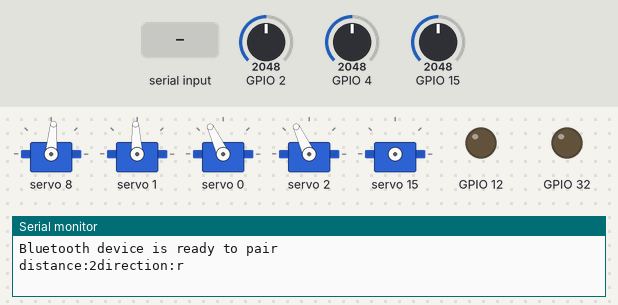
The sketch below on a simulated ESP32. On the bench: 5 × servo, output pins drawn as LEDs (lit = HIGH), the last lines printed to the serial monitor. The test bench sets the inputs (shaded band); at power-on: GPIO 2 = 2048, GPIO 4 = 2048, GPIO 15 = 2048. Nothing arrives over Bluetooth unless stated.

Above: at 5.0 s.
5.1 s: "r,45\n" received over the second serial link
At 7.3 s:
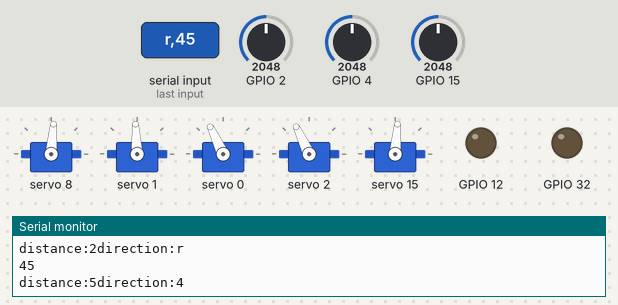
8.1 s: GPIO 2 set to 1228
At 9.7 s:
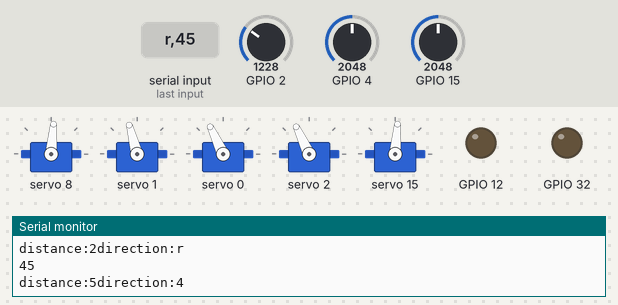
11.1 s: GPIO 4 set to 1599
At 12.6 s:
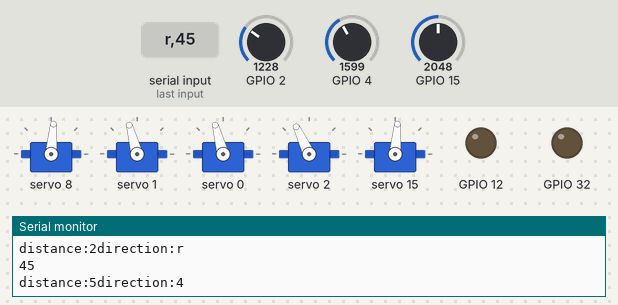
12.9 s: GPIO 4 set to 1500
At 13.7 s:
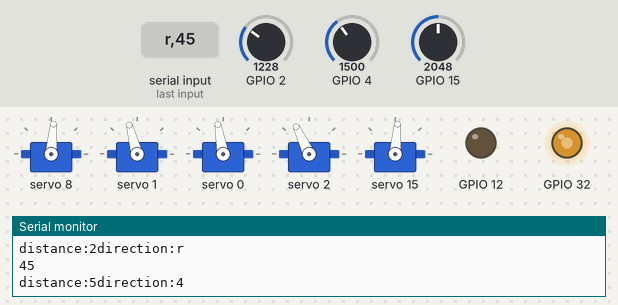
14.7 s: GPIO 15 set to 491
At 16.0 s:
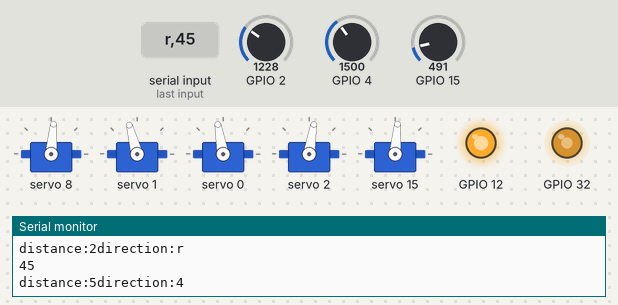
16.3 s: GPIO 4 set to 760
At 16.7 s:
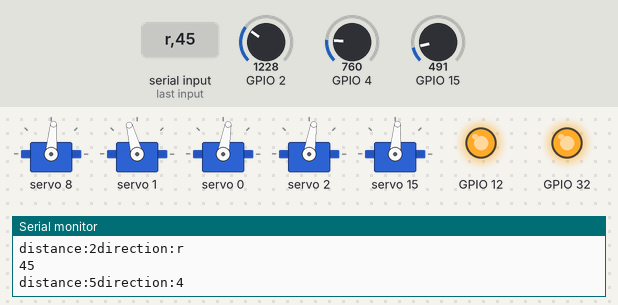
Timing chart, 0 to 18.9 s (numbered marks = the images above; inputs shaded):
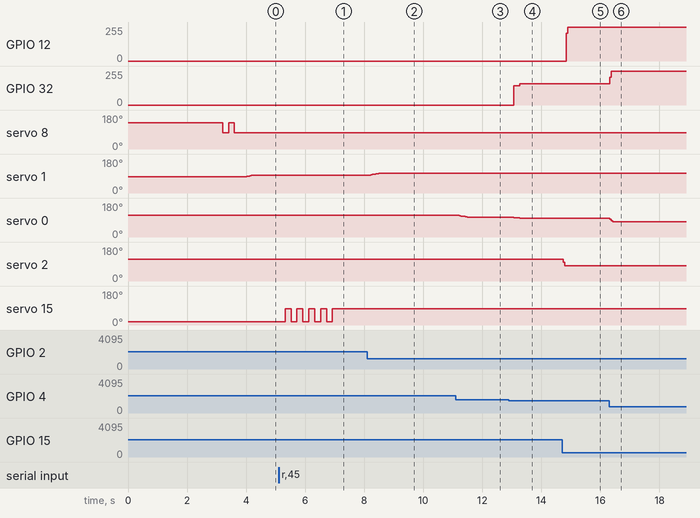

Measured:
- the behaviour switches between 1557 and 1556 on GPIO 4 (found by bisection; images 3 and 4)
- after the input at 5.1 s, servo 15: alternates 85° for 0.20 s and 16° for 0.20 s, 9 changes in all, then stays 85°, starting after 0.22 s
- after the input at 8.1 s, servo 1: 93° → 105° at once
- after the input at 11.1 s, servo 0: 115° → 111° after 0.12 s, → 105° 0.16 s later
- after the input at 12.9 s, GPIO 32: 0/255 → 145/255 after 0.16 s, → 161/255 0.21 s later; servo 0: 105° → 102° after 0.16 s, → 100° 0.21 s later
- after the input at 14.7 s, GPIO 12: 0/255 → 255/255 after 0.14 s; servo 2: 115° → 81° at once
- after the input at 16.3 s, GPIO 32: 161/255 → 255/255 at once; servo 0: 100° → 80° at once

The sketch:

ESP32-Calhacks.ino
```cpp
#include <Wire.h>
#include <Adafruit_PWMServoDriver.h>
#include "BluetoothSerial.h" // Bluetooth Serial library for ESP32
#include "sensorServo.cpp"

BluetoothSerial SerialBT;     // Create a Bluetooth Serial object

Adafruit_PWMServoDriver board = Adafruit_PWMServoDriver(0x40);

#define SERVOMIN  125 // Minimum pulse length count (out of 4096)
#define SERVOMAX  575 // Maximum pulse length count (out of 4096)


#define pulseCycle 2000
#define shortPulse 900
#define longPulse 2100

#define minWalkHeight 1
#define maxWalkHeight 17

#define minStepHeight 22
#define maxStepHeight 30

#define minForward  6
#define maxForward  60

#define leftServo 15
 #define rightServo 8

String readBluetoothData() {
  String data = "";
  while (SerialBT.available()) {
    char c = SerialBT.read();
    if (c == '\n') break;  // Stop reading if newline is received
    data += c;
  }
  return data;
}


int servoArchMin = 90;

int servoArchMax = 120;
//sensorPin, hapticPin, board, minValue, maxValue, minDistance, maxDistance, direction
SensorHaptic servoToe = SensorHaptic(2, 1, &board, 90, 135, minForward, maxForward, 1);

SensorHaptic servoArch = SensorHaptic(4, 0, &board, 85, 120, minWalkHeight, maxWalkHeight, -1);
SensorHaptic servoHeel = SensorHaptic(15, 2, &board, 86, 120, minWalkHeight, maxWalkHeight, -1);

SensorHaptic hapticArch = SensorHaptic(4, 32, NULL, 130, 255, minStepHeight, maxStepHeight, 1);
SensorHaptic hapticHeel = SensorHaptic(15, 12, NULL, 135, 255, minStepHeight, maxStepHeight, 1);

//int testServo = 8;

int angleToPulse(int ang) {
 return map(ang, 0, 180, SERVOMIN, SERVOMAX); // Map angle (0-180) to pulse (SERVOMIN-SERVOMAX)
}

String parseDirections(String directions){
  String answer = "";
  String number = "";
  directions.toLowerCase();

  if(directions.indexOf("right") != -1){
    answer += "r";
  }
  else if(directions.indexOf("left") != -1){
    answer += "l";
  }
  bool foundNumber = false;
  for(int i = 0; i< directions.length();++i){
    if(isDigit(directions[i])){
      foundNumber = true;
      number += directions[i];
    }
    else if (foundNumber){
      break;
    }
  }
  return answer + number;
}

  void parseGps(String value){
    int servo = rightServo;
    int angle;
    char direction = value[0];
    int distance  = value.substring(1, value.length()).toInt();
    //int flip = 1;
 Serial.print("distance:");
            Serial.print(distance);
            Serial.print("direction:");
            Serial.println(direction);
    if(direction == 'r'){
      angle = 145;
    }
    else{
      servo = leftServo;
      angle = 20;
    }

    for(int i = 0; i < distance; ++i){
      int pulse = map(angle,0,180,SERVOMIN,SERVOMAX);

        board.setPWM(servo, 0, pulse);
        delay(200);
        board.setPWM(servo, 0, map(90,0,180,SERVOMIN,SERVOMAX));
        delay(200);
    }

  }


void setup() {
  Serial.begin(115200);

  SerialBT.begin("ESP32_ServoControl"); // Bluetooth name you will see when connecting
  Serial.println("Bluetooth device is ready to pair");

  board.begin();
  board.setPWMFreq(60); // Set the frequency to 60 Hz for the servos


  // calibrate sensorServos
  servoHeel.calibrate();
  servoArch.calibrate();
  hapticHeel.calibrate();

  parseGps("r2");

}

void loop() {
  // Check if data is available from the Bluetooth client
  if (SerialBT.available()) {
    String received = readBluetoothData();  // Call function to read the data safely
    if (received.length() > 0) {
       //Serial.println("Received: " + received);
        Serial.println(parseDirections(received));
        parseGps(parseDirections(received));

        received = "";


      // board.setPWM(testServo, 0, pulse);


    }
  }
  // int distance_cm = servoToe.readSensor();
  // if (distance_cm < 90){
  //   int ang = 0;
  //   ang = map(ang, 0, 180, servoArchMin, servoArchMax);
  //   int pulse = angleToPulse(ang);
  //   board.setPWM(2, 0, pulse);
  // }

 servoToe.update();
 servoArch.update();
 hapticArch.update(true);
 servoHeel.update();
 hapticHeel.update(true);

 delay(50);  // Short delay to avoid flooding the serial output
}
```

sensorServo.cpp
```cpp
#include <Wire.h>
#include <Adafruit_PWMServoDriver.h>
#define SERVOMIN  125 // Minimum pulse length count (out of 4096)
#define SERVOMAX  575 // Maximum pulse length count (out of 4096)
#define WINDOW_SIZE 8
#define UPPER_LIMIT 800
class SensorHaptic {
    private:
        int sensorPin;
        int hapticPin;
        float minValue;
        float maxValue;
        float minDistance;
        float maxDistance;
        int direction;
        std::array<int, WINDOW_SIZE> movingAvg = {};  // Initialized to zero

        Adafruit_PWMServoDriver* board;

        //float deltaDistance;
      int getMovingAvg(int newDistance) {
          int avgDistance = 0;
          if (newDistance > UPPER_LIMIT){ // stopping extraneous values from getting into moving avg
            newDistance = movingAvg[WINDOW_SIZE - 1];
          }
          for(int i = 0; i < WINDOW_SIZE - 1; i++) {
            movingAvg[i] = movingAvg[i+1];
            avgDistance += movingAvg[i];
          }
          movingAvg[WINDOW_SIZE - 1] = newDistance;
          avgDistance += newDistance;  // Add the new distance to the sum

          return (avgDistance / WINDOW_SIZE);  // Return the average
        }

    public:
        SensorHaptic(int sensorPin, int hapticPin, Adafruit_PWMServoDriver* boardPassed, float minValue = 0 , float maxValue = 90, float minDistance = 0, float maxDistance = 20, int direction = 1):board(boardPassed){

            this-> sensorPin = sensorPin;
            this-> hapticPin = hapticPin;
            this-> minValue = minValue;
            this-> maxValue = maxValue;
            this-> minDistance = minDistance;
            this-> maxDistance = maxDistance;
            this-> direction = direction;

        }

        float readSensor(){
            float volts = analogRead(sensorPin) * 0.0008056640625; // value from sensor * (3.3/4096)
            return  29.988 * pow( volts, -1.173);
        }

        void calibrate(int iterations = 10){
            float average = 0;
            for(int i = 0; i < iterations; ++i){
                average += readSensor();
                delay(100);
            }
            average /= iterations;
            //deltaDistance = average;

            minDistance += average;
            maxDistance += average;

        }
        int angleToPulse(int ang) {
          return map(ang, 0, 180, SERVOMIN, SERVOMAX); // Map angle (0-180) to pulse (SERVOMIN-SERVOMAX)
        }


        void update(bool isVibration = 0){
            int distance = getMovingAvg(readSensor());
            // Serial.print("distance:");
            // Serial.print(distance);
            // Serial.print("pin:");
            int  value = map(distance, minDistance, maxDistance, (direction ==1) ? minValue: maxValue, (direction ==1) ? maxValue: minValue);
            value = (value < minValue) ? minValue: (value > maxValue) ? maxValue: value;
            // Serial.print(this-> sensorPin);

            // Serial.print("value:");
            // Serial.println(value);
            if (isVibration){
                // Serial.print("hapticvalue:");
                // Serial.println(value);
                if (value < minValue + 1) {
                  value = 0;
                }
                analogWrite(hapticPin, value);

                return;
            }
            int pulse = angleToPulse(value);
            board->setPWM(hapticPin, 0, pulse);


        }


};
```
